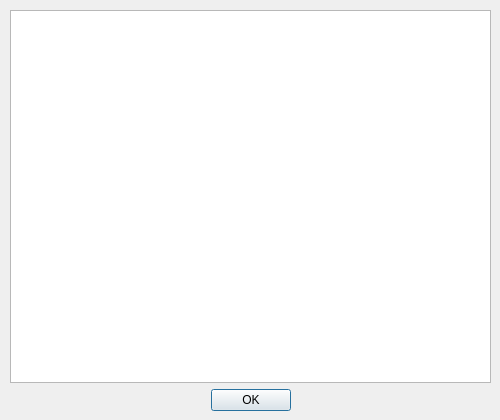
<?xml version="1.0" encoding="UTF-8"?>
<ui version="4.0">
 <class>noiquy</class>
 <widget class="QDialog" name="noiquy">
  <property name="geometry">
   <rect>
    <x>0</x>
    <y>0</y>
    <width>500</width>
    <height>420</height>
   </rect>
  </property>
  <property name="windowTitle">
   <string>Dialog</string>
  </property>
  <widget class="QWidget" name="">
   <property name="geometry">
    <rect>
     <x>10</x>
     <y>10</y>
     <width>481</width>
     <height>401</height>
    </rect>
   </property>
   <layout class="QVBoxLayout" name="verticalLayout">
    <item>
     <widget class="QPlainTextEdit" name="plainTextEdit"/>
    </item>
    <item>
     <layout class="QHBoxLayout" name="horizontalLayout">
      <item>
       <spacer name="horizontalSpacer">
        <property name="orientation">
         <enum>Qt::Horizontal</enum>
        </property>
        <property name="sizeHint" stdset="0">
         <size>
          <width>40</width>
          <height>20</height>
         </size>
        </property>
       </spacer>
      </item>
      <item>
       <widget class="QPushButton" name="pushButton">
        <property name="text">
         <string>OK</string>
        </property>
       </widget>
      </item>
      <item>
       <spacer name="horizontalSpacer_2">
        <property name="orientation">
         <enum>Qt::Horizontal</enum>
        </property>
        <property name="sizeHint" stdset="0">
         <size>
          <width>40</width>
          <height>20</height>
         </size>
        </property>
       </spacer>
      </item>
     </layout>
    </item>
   </layout>
  </widget>
 </widget>
 <resources/>
 <connections/>
</ui>
